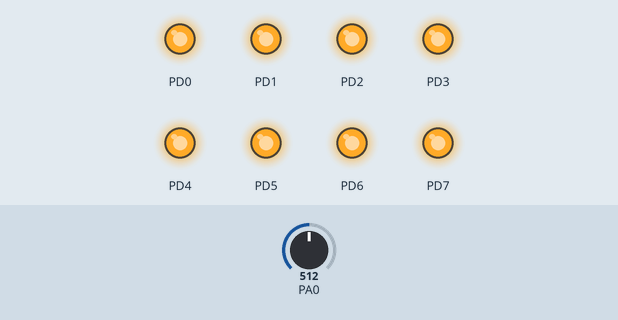
This program was run on a simulated ATmega32, built with avr-gcc and emulated at 8 MHz. Parts: output pins drawn as LEDs (lit = HIGH). The test bench sets the inputs (shaded band); at power-on: PA0 = 512.

Above: at 1.2 s.
1.3 s: PA0 set to 525
At 2.2 s:
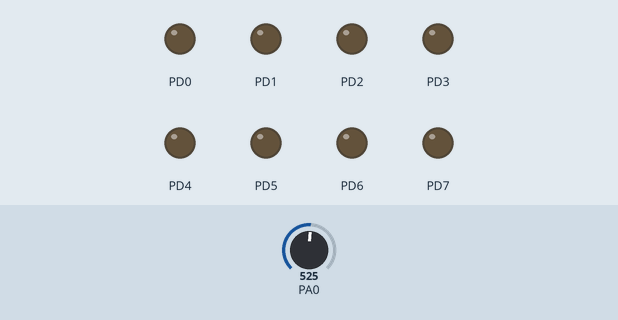
2.8 s: PA0 set to 511
At 3.2 s:
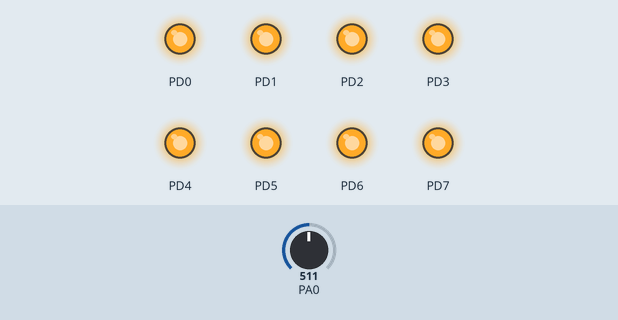
4.3 s: PA0 set to 716
At 5.7 s:
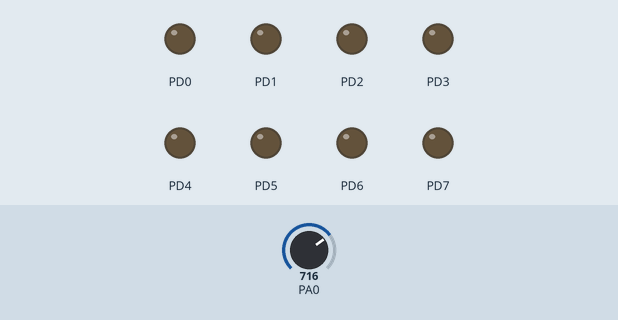
Timing chart, 0 to 7.3 s (numbered marks = the images above; inputs shaded):
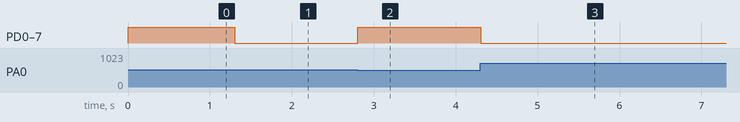

Measured:
- the behaviour switches between 512 and 513 on PA0 (found by bisection; images 0 and 1)
- after the input at 1.3 s, PD0–7: HIGH → LOW at once
- after the input at 2.8 s, PD0–7: LOW → HIGH at once
- after the input at 4.3 s, PD0–7: HIGH → LOW at once

The program:

main.c
```c
/*
 * 03_ADC.c
 *
 * Created: 21/03/2025 16:41:22
 * Author : nguyen
 */

#include <avr/io.h>
#define F_CPU 8000000UL
#include <util/delay.h>

int main(void) {

	// Task 1: Design a program which monitors ADC1 voltage, if the voltage is below Vref/2, all the LEDs on port D will be off; if the voltage is over Vref/2, all the LEDs of port D will be turned on.
	DDRA = 0x00; // Set Port A as input
	DDRD = 0xFF; // Set Port D as output
	ADMUX = 0x40; // AVCC as reference, select Channel 0
	ADCSRA = (1<<ADEN) | 0x06; // Enable ADC, set prescaler to 64

	while (1) {
		// Read ADC (Channel 0)
		ADCSRA |= (1<<ADSC); // Start conversion
		while(ADCSRA&(1<<ADSC));

		if (ADC > 512) {
			PORTD = 0x00;
			} else {
			PORTD = 0xff;
		}

		_delay_ms(5);
	}
}


/*

int main(void) {

	// Task 2: Continue from task 1, add another function: the program counts how many times the value is over Vref/2 and displays this count value on port B as binary value from 00H.
	DDRA = 0x00; // Set Port A as input
	DDRB = 0xff; // Set Port B as output
	DDRD = 0xFF; // Set Port D as output
	ADMUX = 0x40; // AVCC as reference, select Channel 0
	ADCSRA = (1<<ADEN) | 0x06; // Enable ADC, set prescaler to 64

	unsigned char count = 0;
	uint8_t isOver512 = 0;
	PORTB = 0xff;

	while (1) {
		// Read ADC (Channel 0)
		ADCSRA |= (1<<ADSC); // Start conversion
		while(ADCSRA&(1<<ADSC));

		if (ADC >= 512) {
			PORTD = 0x00;
			if (isOver512 == 0) {
				count ++;
				PORTB = ~count;
				isOver512 = 1;
			}
			} else {
			PORTD = 0xff;
			isOver512 = 0;
		}

		_delay_ms(50);
	}

	// Task 3: Use ADMUX to select both Channel 0 and 1 from port A as analog input. And use the potentiometer and photoresistor to get 2 variable voltages between 0 and 5V. The program keeps monitoring the voltages of these 2 inputs, if channel 1 is higher than 2, turn on Port B upper 4 LEDs, if not, turn on Port B lower 4 LEDs.

	DDRA = 0x00; // Set Port A as input
	DDRB = 0xff; // Set Port B as output

	ADCSRA = (1<<ADEN) | 0x06; // Enable ADC, set prescaler to 64
	PORTB = 0xff;

	while (1) {
		// Read ADC (Channel 0)
		ADMUX = 0x40; // AVCC as reference, select Channel 0
		ADCSRA |= (1<<ADSC); // Start conversion
		while(ADCSRA&(1<<ADSC));
		unsigned char potential_val = ADC;

		// Read ADC (Channel 1)
		ADMUX = 0x41; // AVCC as reference, select Channel 1
		ADCSRA |= (1<<ADSC); // Start conversion
		while(ADCSRA&(1<<ADSC));
		unsigned char photoresistor_val = ADC;

		if (potential_val > photoresistor_val) {
			PORTB = 0x0f;
			} else {
			PORTB = 0xf0;
		}

		_delay_ms(100);
	}

	// Task 4: Use ADMUX to select Ch0 and Ch1 from potentiometer and photoresistor. Use Port D as button input, and Port B as LED output. If button PD0 is pressed, make an AD conversion on Ch0; if button PD1 is pressed, make an AD conversion on Ch1; If current conversion of Chx is changed over ±0.1Vcc from the previous value, toggles LEDs of Port B. (Ch0 for 0,2,4,6, Ch1 for 1,3,5,7)

	DDRA = 0x00; // Set Port A as input
	DDRB = 0xFF; // Set Port B as output
	DDRD = 0x00; // Set Port D as input

	ADCSRA = (1<<ADEN) | 0x06; // Enable ADC, set prescaler to 64
	PORTB = 0xff;

	// Read ADC (Channel 0) at the first time
	ADMUX = 0x40; // AVCC as reference, select Channel 0
	ADCSRA |= (1<<ADSC); // Start conversion
	while(ADCSRA&(1<<ADSC));
	unsigned char potential_val = ADC;

	// Read ADC (Channel 1) at the first time
	ADMUX = 0x41; // AVCC as reference, select Channel 1
	ADCSRA |= (1<<ADSC); // Start conversion
	while(ADCSRA&(1<<ADSC));
	unsigned char photo_val = ADC;

	while (1) {
		unsigned char new_val = 0;
		char channel = -1;

		if (PIND == 0xFE) { // check push PD0
			// Read ADC (Channel 0)
			ADMUX = 0x40; // AVCC as reference, select Channel 0
			ADCSRA |= (1<<ADSC); // Start conversion
			while(ADCSRA&(1<<ADSC));
			new_val = ADC;
			channel = 0;
			} else if (PIND == 0xFD) { // check push PD1
			// Read ADC (Channel 1)
			ADMUX = 0x41; // AVCC as reference, select Channel 1
			ADCSRA |= (1<<ADSC); // Start conversion
			while(ADCSRA&(1<<ADSC));
			new_val = ADC;
			channel = 1;
		}

		if (channel == 0) {
			if (abs(new_val - potential_val) > 10) {
				PORTB = (PORTB==0xFF) ? 0b01010101 : 0xFF;
				potential_val = new_val;
			}
			} else if (channel == 1) {
			if (abs(new_val - photo_val) > 10) {
				PORTB = (PORTB==0xFF) ? 0b10101010 : 0xFF;
				photo_val = new_val;
			}
		}

		_delay_ms(100);
	}

	// Task 5: use ADC7 as analog input, and PortD as digital input to switch board, PortB as LED output. If PD0 is pressed, take a conversion, if the analog voltage is below 1V, all LEDs off, if it's 1-2V, the rightmost 2 LEDs on, if i'ts 2-3V, the rightmost 4 LEDs on, if it's 3-4V 6 LEDs on, if 4-5V, all LEDs are on.

	DDRA = 0x00; // Set Port A as input
	DDRB = 0xFF; // Set Port B as output
	DDRD = 0x00; // Set Port D as input

	ADCSRA = (1<<ADEN) | 0x06; // Enable ADC, set prescaler to 64
	PORTB = 0xFF;

	while (1) {

		if (PIND == 0xFE) { // check push PD0
			// Read ADC (Channel 0)
			ADMUX = 0x47; // AVCC as reference, select Channel 7
			ADCSRA |= (1<<ADSC); // Start conversion
			while(ADCSRA&(1<<ADSC));

			uint16_t val = ADC;
			unsigned char level = val/205; // divide 1024 steps to 5 level

			const uint8_t led_patterns[5] = {0xFF, 0xFC, 0xF0, 0xC0, 0x00};
			PORTB = led_patterns[level];

			} else {
			PORTB = 0xFF;
		}
		_delay_ms(50);
	}

	// Task 6: connect ADC board to PORTA, and connect LDR to PA0. Make a program which	turns on PORTB LEDs if the photoresistor is covered. Display how many times the photoresistor is covered on PORTC.

	DDRA = 0x00; // Set Port A as input
	DDRB = 0xFF; // Set Port B as output

	ADCSRA = (1<<ADEN) | 0x06; // Enable ADC, set prescaler to 64
	ADMUX = 0x40; // AVCC as reference, select Channel 0
	PORTB = 0xFF;

	uint16_t isCovered = 0;
	unsigned char count = 0;

	while (1) {

		// Read ADC (Channel 0)
		ADCSRA |= (1<<ADSC); // Start conversion
		while(ADCSRA&(1<<ADSC));
		uint16_t val = ADC;

		if (val	> 256 && isCovered == 0) { // Set voltage of photoresistor is 1.25V when covered
			count++;
			isCovered = 1;
			PORTB = ~count;
			} else {
			isCovered = 0;
		}
		_delay_ms(150);
	}

	// Task 7: connect ADC board to PORTA, and connect Monolithic Photodiode OPT101 to PA0.
	// Program counts how many times the OPT101 is covered by a black plastic piece (on PORTB) and how many times it is covered by a human finger (on PORTC).

	DDRA = 0x00; // Set Port A as input
	DDRB = 0xFF; // Set Port B as output
	DDRC = 0xFF; // Set Port C as output

	// Initialize ADC: Enable ADC, set prescaler to 64 (8MHz clock), and AVCC as reference voltage
	ADCSRA = (1<<ADEN) | 0x06; // Enable ADC and prescaler 64
	ADMUX = 0x40; // Select Channel 0 (PA0) and use AVCC as reference
	PORTB = 0xFF; // Initialize PORTB
	PORTC = 0xFF; // Initialize PORTC

	unsigned char finger_count = 0;
	unsigned char isFingerCover = 0;
	unsigned char plastic_count = 0;
	unsigned char isPlasticCover = 0;

	while (1) {

		// Read ADC (Channel 0)
		ADCSRA |= (1<<ADSC); // Start conversion
		while(ADCSRA&(1<<ADSC));
		uint16_t val = ADC;

		if (val <= 40) { // Set voltage of Monolithic Photodiode is 0.2V when covered by black plastic
			if (isPlasticCover == 0) {
				plastic_count++;
				isPlasticCover = 1;
				PORTB = ~plastic_count;
				isFingerCover = 0;
			}
			} else if (val >80 && val <120){ // Set voltage of Monolithic Photodiode is 0.4V to 0.6V when covered by finger
			if (isFingerCover == 0) {
				finger_count++;
				isFingerCover = 1;
				PORTC = ~finger_count;
				isPlasticCover = 0;
			}
			} else {
			isPlasticCover = 0;
			isFingerCover = 0;
		}
		_delay_ms(150);
	}
}

*/
```
